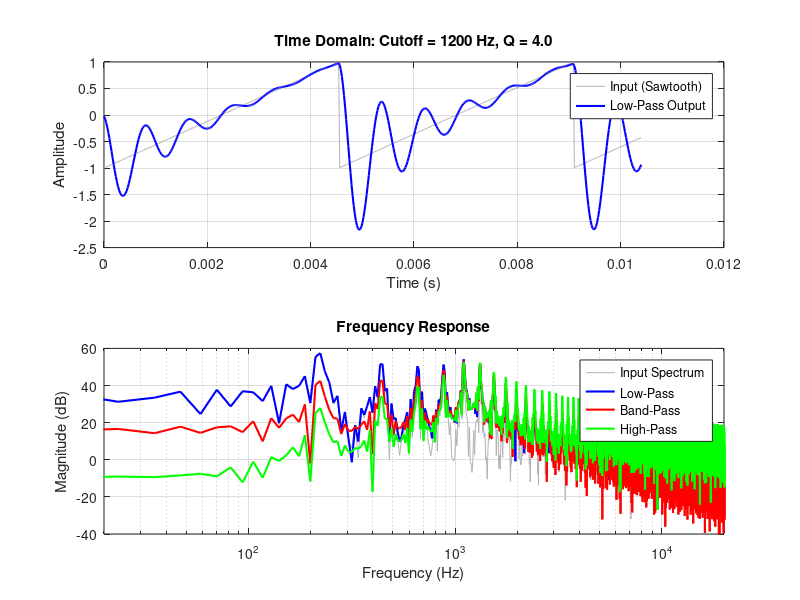

Reproduce this figure in MATLAB.
% Chamberlin State Variable Filter (SVF) Simulation
clear; clc; close all;

%% 1. System Parameters
fs = 48000;             % Sample rate (Hz)
duration = 0.05;        % Duration in seconds
t = 0:(1/fs):(duration - 1/fs); 
N = length(t);

%% 2. Generate Input Signal (Sawtooth Wave)
% A 220 Hz sawtooth wave to provide rich harmonics for filtering
f_sig = 220; 
x = sawtooth(2 * pi * f_sig * t);

%% 3. Filter Parameters
fc = 1200;              % Cutoff frequency (Hz)
Q = 4.0;                % Resonance (Higher Q = sharper resonance)

% Calculate tuning coefficients
% F controls the cutoff frequency
F = 2 * sin(pi * fc / fs); 
% Damp controls the resonance (damping factor)
damp = 1 / Q;              

%% 4. Initialize State Variables (Hardware Registers)
% In RTL, these will be your flip-flop registers holding the previous sample
lp_state = 0; 
bp_state = 0;

%% 5. Pre-allocate Output Arrays for Plotting
hp_out = zeros(1, N);
bp_out = zeros(1, N);
lp_out = zeros(1, N);

%% 6. Process Audio (The Hardware Loop)
for n = 1:N
    % Fetch the current input sample
    input_sample = x(n);
    
    % 1. Calculate High-Pass output
    % HP = Input - Previous LP - (Damping * Previous BP)
    hp = input_sample - lp_state - (damp * bp_state);
    
    % 2. Calculate Band-Pass output
    % BP = Previous BP + (F * Current HP)
    bp = bp_state + (F * hp);
    
    % 3. Calculate Low-Pass output
    % LP = Previous LP + (F * Current BP)
    lp = lp_state + (F * bp);
    
    % Store outputs for plotting
    hp_out(n) = hp;
    bp_out(n) = bp;
    lp_out(n) = lp;
    
    % Update State Variables for the next clock cycle (z^-1)
    lp_state = lp;
    bp_state = bp;
end

%% 7. Plotting Results
figure('Name', 'Chamberlin SVF Outputs', 'NumberTitle', 'off');

% Time Domain Plot (Low-Pass Example)
subplot(2,1,1);
plot(t(1:500), x(1:500), 'Color', [0.7 0.7 0.7], 'DisplayName', 'Input (Sawtooth)');
hold on;
plot(t(1:500), lp_out(1:500), 'b', 'LineWidth', 1.5, 'DisplayName', 'Low-Pass Output');
title(sprintf('Time Domain: Cutoff = %d Hz, Q = %.1f', fc, Q));
xlabel('Time (s)');
ylabel('Amplitude');
legend;
grid on;

% Frequency Domain Plot (Magnitude Response of all three outputs)
% Calculate FFT
NFFT = 2^nextpow2(N);
f_axis = fs/2 * linspace(0, 1, NFFT/2+1);

X_fft = fft(x, NFFT);
LP_fft = fft(lp_out, NFFT);
BP_fft = fft(bp_out, NFFT);
HP_fft = fft(hp_out, NFFT);

% Convert to dB
X_mag = 20*log10(abs(X_fft(1:NFFT/2+1)) + eps);
LP_mag = 20*log10(abs(LP_fft(1:NFFT/2+1)) + eps);
BP_mag = 20*log10(abs(BP_fft(1:NFFT/2+1)) + eps);
HP_mag = 20*log10(abs(HP_fft(1:NFFT/2+1)) + eps);

subplot(2,1,2);
semilogx(f_axis, X_mag, 'Color', [0.7 0.7 0.7], 'DisplayName', 'Input Spectrum');
hold on;
semilogx(f_axis, LP_mag, 'b', 'LineWidth', 1.5, 'DisplayName', 'Low-Pass');
semilogx(f_axis, BP_mag, 'r', 'LineWidth', 1.5, 'DisplayName', 'Band-Pass');
semilogx(f_axis, HP_mag, 'g', 'LineWidth', 1.5, 'DisplayName', 'High-Pass');
title('Frequency Response');
xlabel('Frequency (Hz)');
ylabel('Magnitude (dB)');
xlim([20 20000]);
ylim([-40 60]);
legend;
grid on;
